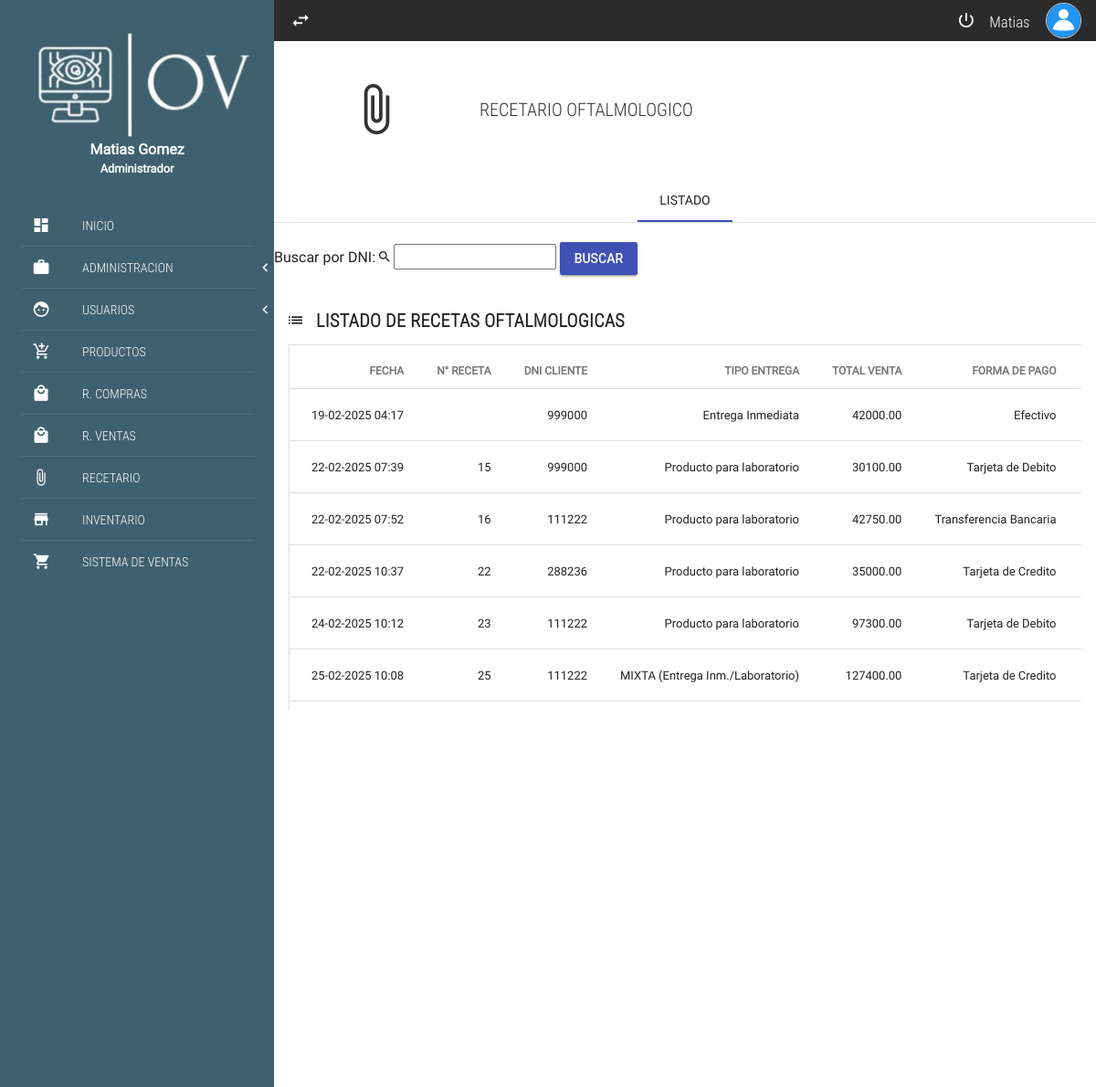
The app's page /SFI-V2-master/recetas.php (signed in) with its own data.
### tables this page shows
CREATE TABLE `venta` (
  `ID_VENTA` int(11) NOT NULL,
  `DNI_CLI` int(11) NOT NULL,
  `FECHA` datetime NOT NULL,
  `ID_ENT` int(11) NOT NULL,
  `ID_PAGO` int(11) NOT NULL,
  `id_promo` int(11) NOT NULL,
  `DNI_U` int(11) NOT NULL,
  `id_cob` int(11) NOT NULL,
  `total` decimal(10,2) NOT NULL
);

CREATE TABLE `cliente` (
  `DNI_CLI` int(11) NOT NULL,
  `ID_PROV` int(11) NOT NULL,
  `NOMBRE` varchar(30) NOT NULL,
  `APELLIDO` varchar(30) NOT NULL,
  `CONTACTO` int(11) NOT NULL,
  `DOMICILIO` varchar(40) NOT NULL,
  `CIUDAD` varchar(40) NOT NULL,
  `Disponibilidad` int(11) NOT NULL,
  `Email` varchar(50) NOT NULL
);

CREATE TABLE `tipoentrega` (
  `ID_ENT` int(11) NOT NULL,
  `ENTREGA` varchar(50) NOT NULL
);

CREATE TABLE `tipopago` (
  `ID_PAGO` int(11) NOT NULL,
  `PAGO` varchar(40) NOT NULL
);

CREATE TABLE `receta` (
  `id_receta` int(11) NOT NULL,
  `fecha` date NOT NULL,
  `ojo_der_esf` varchar(2) NOT NULL,
  `ojo_der_cil` varchar(2) NOT NULL,
  `ojo_izq_esf` varchar(2) NOT NULL,
  `ojo_izq_cil` varchar(2) NOT NULL,
  `archivo_receta` varchar(300) NOT NULL,
  `indice_refraccion` decimal(10,2) NOT NULL,
  `id_cristal` int(11) NOT NULL
);

### SFI-V2-master/funciones/mostrarReceta.php (called while the page is built, shortened)
<?php
function ListarReceta($vConexion) {
    $Listado = array();
    $SQL = "SELECT v.id_venta, r.id_receta,
         v.FECHA,
         cli.DNI_CLI,
         v.total,
         pro.promo,
         pro.valor_descuento,
         cob.cobertura,
         fp.pago,
         en.entrega,
         c.tipo_cristal,
         GROUP_CONCAT(DISTINCT t.tipo_trat SEPARATOR ', ') AS tratamientos
    FROM venta v
    INNER JOIN detalleventa dv ON v.id_venta = dv.id_venta
    INNER JOIN usuario u ON u.DNI_U = v.DNI_U
    INNER JOIN cliente cli ON cli.DNI_CLI = v.DNI_CLI
    INNER JOIN promociones pro ON pro.id_promo = v.id_promo
    INNER JOIN cobertura cob ON cob.id_cob = v.id_cob
    INNER JOIN tipopago fp ON v.id_pago = fp.id_pago
    INNER JOIN tipoentrega en ON en.id_ent = v.id_ent
    LEFT JOIN venta_receta rv ON v.id_venta = rv.id_venta
    LEFT JOIN Receta r ON rv.id_receta = r.id_receta
    LEFT JOIN Cristales c ON r.id_cristal = c.id_cristal
    LEFT JOIN receta_tratamientos rt ON r.id_receta = rt.id_receta
    LEFT JOIN tratamientos t ON rt.id_trat = t.id_trat
    WHERE 1=1";
    $SQL .= " GROUP BY r.id_receta, c.id_cristal, rt.id_receta
              ORDER BY tratamientos ASC";
    $rs = mysqli_query($vConexion, $SQL);
    $i = 0;
    while ($data = mysqli_fetch_array($rs)) {
        $Listado[$i]['IDREC'] = $data['id_receta'];
        $Listado[$i]['FECHA'] = $data['FECHA'];
        $Listado[$i]['DNICLI'] = $data['DNI_CLI'];
        $Listado[$i]['TOTAL_V'] = $data['total'];
        $Listado[$i]['PROMO'] = $data['promo'];
        $Listado[$i]['DESCUENTO'] = $data['valor_descuento'];
        $Listado[$i]['COB'] = $data['cobertura'];
        $Listado[$i]['T_PAGO'] = $data['pago'];
        $Listado[$i]['T_ENTREGA'] = $data['entrega'];
        $Listado[$i]['T_CRISTAL'] = $data['tipo_cristal'];
        $Listado[$i]['TRAT'] = $data['tratamientos'];
        $Listado[$i]['ID_VENTA'] = $data['id_venta'];
        $i++;
    }
    return $Listado;
}

### SFI-V2-master/recetas.php (the view, shortened to what this page needs)
<?php
require_once 'funciones/login.php';
require_once 'funciones/mostrarReceta.php';
$ListadoRec = ListarReceta($MiConexion);
$CantidadRec = count($ListadoRec);
?>
<!DOCTYPE html>
<html lang="es">
<head>
	<link rel="stylesheet" href="css/normalize.css">
	<link rel="stylesheet" href="css/sweetalert2.css">
	<link rel="stylesheet" href="css/material.min.css">
	<link rel="stylesheet" href="css/material-design-iconic-font.min.css">
	<link rel="stylesheet" href="css/jquery.mCustomScrollbar.css">
	<link rel="stylesheet" href="css/main.css">
</head>
<body>
<?php require_once 'inc/barralateral.inc.php';  ?>
	<section class="full-width pageContent">
		<?php require_once 'inc/barranav.inc.php'; ?>
		<section class="full-width header-well">
			<div class="full-width header-well-icon">
				<i class="zmdi zmdi-attachment-alt"></i>
			</div>
			<div class="full-width header-well-text">
				<p class="text-condensedLight">
					RECETARIO OFTALMOLOGICO
				</p>
			</div>
		</section>
		<div class="mdl-tabs mdl-js-tabs mdl-js-ripple-effect">
			<div class="mdl-tabs__tab-bar">
				<a href="#tabList" class="mdl-tabs__tab is-active">LISTADO</a>
			</div>
		<div class="full-width divider-menu-h"></div>
					<div class="mdl-tabs__panel is-active" id="tabList">
<br>
<form method="GET" action="">
    <label for="buscar">Buscar por DNI: </label><i class="zmdi zmdi-search"></i>
    <input type="number" name="buscar" id="buscar" value="<?php echo isset($_GET['buscar']) ? htmlspecialchars($_GET['buscar']) : ''; ?>">
     <button type="submit" class="mdl-button mdl-js-button mdl-button--raised mdl-button--colored" value="Buscar">Buscar</button>
</form>
<div class="mdl-grid">
			<div class="mdl-cell mdl-cell--4-col-phone mdl-cell--8-col-tablet mdl-cell--12-col-desktop">
			<h5> <strong class="text-condensedLight"><i class="zmdi zmdi-view-list-alt"></i> &nbsp; LISTADO DE RECETAS OFTALMOLOGICAS</strong></h5>
				<div class="table-responsive-scroll">
					<table id="miTabla" class="mdl-data-table mdl-js-data-table mdl-shadow--2dp full-width table-responsive">
						<thead>
						<tr>
								<th onclick="sortTable(0, this)"><b>FECHA</b></th>
								<th onclick="sortTable(1, this)"><b>N° RECETA</b></th>
								<th onclick="sortTable(2, this)"><b>DNI CLIENTE</b></th>
								<th onclick="sortTable(3, this)"><b>TIPO ENTREGA</b></th>
								<th onclick="sortTable(4, this)"><b>TOTAL VENTA</b></th>
								<th onclick="sortTable(5, this)"><b>FORMA DE PAGO</b></th>
								<th><b>IMPRIMIR Receta</b></td>
							</tr>
						</thead>
								<?php
							for ($i = 0; $i < $CantidadRec; $i++) { ?>
								<tr>
									<td><?php echo date("d-m-Y H:i", strtotime($ListadoRec[$i]['FECHA'])); ?></td>
									<td><?php echo $ListadoRec[$i]['IDREC']; ?></td>
									<td><?php echo $ListadoRec[$i]['DNICLI']; ?></td>
									<td><?php echo $ListadoRec[$i]['T_ENTREGA']; ?></td>
									<td><?php echo $ListadoRec[$i]['TOTAL_V']; ?></td>
									<td><?php echo $ListadoRec[$i]['T_PAGO']; ?></td>
 <td></td>
									</tr>
								<?php } ?>
									</div>
				</div>
			</div>
		</div>
	</div>
	</section>
</body>
</html>

### SFI-V2-master/css/main.css (style rules this page uses)
:root { --color-text: #3F51B5; --primary-color: #2B2B2C; --acent-color: #DB763B; }
html, body { width: 100%; height: 100%; margin: 0; padding: 0; font-size: 16px; font-family: "RobotoRegular"; position: relative; background-color: blueviolet; }
.text-condensedLight { font-family: "RobotoCondensedLight"; }
.table-responsive { overflow: auto; }
.divider-menu-h { height: 0; border-top: 1px solid rgba(255, 255, 255, .09); width: 85%; margin: 0 auto; }
.table-responsive { width: 100%; overflow-x: scroll; position: relative; }
.header-well, .header-well-icon, .header-well-text { min-height: 150px; height: auto; }
.header-well { position: relative; }
.header-well-icon, .header-well-text { position: absolute; top: 0; color: #333; }
.header-well-icon { left: 0; width: 25%; }
.header-well-icon i, .header-well-text p { position: absolute; top: 50%; display: block; width: 100%; transform: translateY(-50%); }
.header-well-icon i { text-align: center; font-size: 60px; }
.header-well-text { right: 0; width: 75%; }
.header-well-text p { font-size: 20px; margin: 0; padding: 0; }
.pageContent { padding-left: 300px; width: 100%; height: 100%; overflow: hidden; z-index: 77; background-color: #fff; transition: all .3s ease-in-out; }
input[type=number] { -moz-appearance: textfield; }

### SFI-V2-master/recetas.php (style rules this page uses)
.table-responsive-scroll { max-height: 400px; overflow-y: auto; overflow-x: auto; }

### records on screen
venta: FECHA "19-02-2025 04:17", DNI_CLI.DNI_CLI "999000", ID_ENT.ENTREGA "Entrega Inmediata", total "42000.00", ID_PAGO.PAGO "Efectivo"
venta: FECHA "22-02-2025 07:39", receta.id_receta "15", DNI_CLI.DNI_CLI "999000", ID_ENT.ENTREGA "Producto para laboratorio", total "30100.00", ID_PAGO.PAGO "Tarjeta de Debito"
venta: FECHA "22-02-2025 07:52", receta.id_receta "16", DNI_CLI.DNI_CLI "111222", ID_ENT.ENTREGA "Producto para laboratorio", total "42750.00", ID_PAGO.PAGO "Transferencia Bancaria"
venta: FECHA "22-02-2025 10:37", receta.id_receta "22", DNI_CLI.DNI_CLI "288236", ID_ENT.ENTREGA "Producto para laboratorio", total "35000.00", ID_PAGO.PAGO "Tarjeta de Credito"
venta: FECHA "24-02-2025 10:12", receta.id_receta "23", DNI_CLI.DNI_CLI "111222", ID_ENT.ENTREGA "Producto para laboratorio", total "97300.00", ID_PAGO.PAGO "Tarjeta de Debito"
venta: FECHA "25-02-2025 10:08", receta.id_receta "25", DNI_CLI.DNI_CLI "111222", ID_ENT.ENTREGA "MIXTA (Entrega Inm./Laboratorio)", total "127400.00", ID_PAGO.PAGO "Tarjeta de Credito"

### other values on screen
$_SESSION['Usuario_Nombre'] "Matias"
$_SESSION['Usuario_Apellido'] "Gomez"
$_SESSION['Usuario_Jerarquia'] "Administrador"
